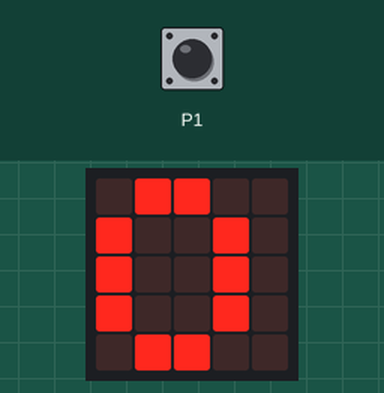
A program run on a simulated BBC micro:bit (MakeCode). Shown: the board's 5×5 LED display. The inputs (shaded band) are chosen by the test bench; at power-on: P1 LOW.

Above: at 0.1 s.
At 2.3 s:
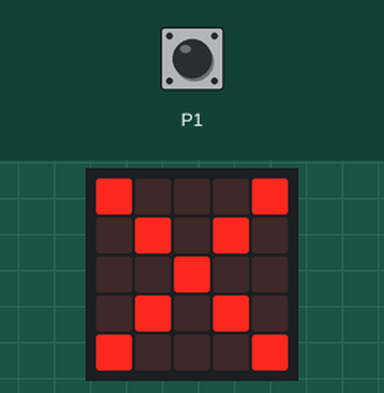
2.4 s: P1 pulled HIGH for 1.9 s
At 4.5 s:
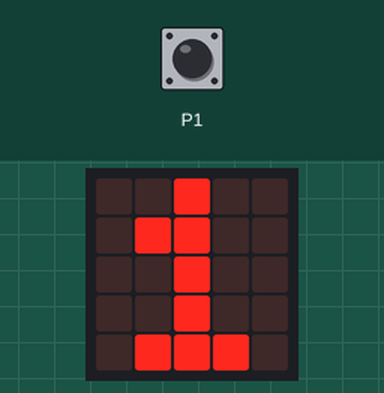
Timing chart, 0 to 6.0 s (numbered marks = the images above; inputs shaded):
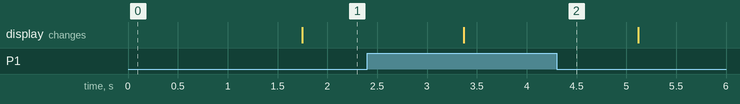

Measured:
- after the input at 2.4 s, the display: changes after 0.97 s (image 2)

The program:

main.ts
```typescript
let umidità = pins.digitalReadPin(DigitalPin.P1)
basic.forever(function () {
    basic.showNumber(pins.digitalReadPin(DigitalPin.P1))
    basic.pause(1000)
    if (pins.digitalReadPin(DigitalPin.P1) > 900) {
        basic.showIcon(IconNames.Yes)
        basic.pause(1000)
    } else {
        basic.showIcon(IconNames.No)
        basic.pause(1000)
    }
})
```

test.ts
```typescript
// i test vanno qui; questi non saranno compilati quando questo pacchetto viene usato come estensione.
```
